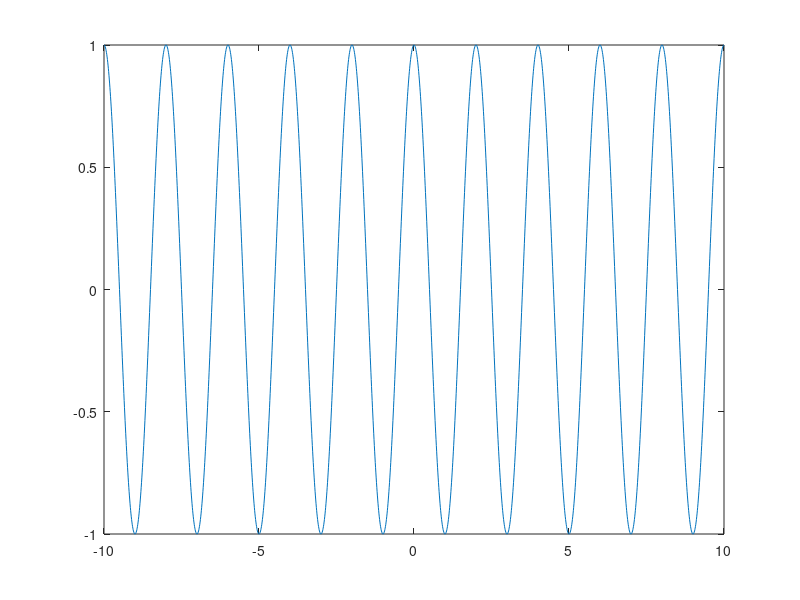

The MATLAB script that drew this image:
t = [-10:0.01:10];
sz = size(t,2);
F= [-10:0.1:10];
f = 0.5;

dft = zeros(1,size(F,2));

z = e.^(2*pi*f*t*i);

for ( k =(1:size(F,2)))
  fa= F(k);
  za = e.^(2*pi*fa*t*-i);
  zout = za.*z;
  dft(k) = abs(sum(zout))/sz;
  end
  plot(t,z)
  
 % plot(F,dft)